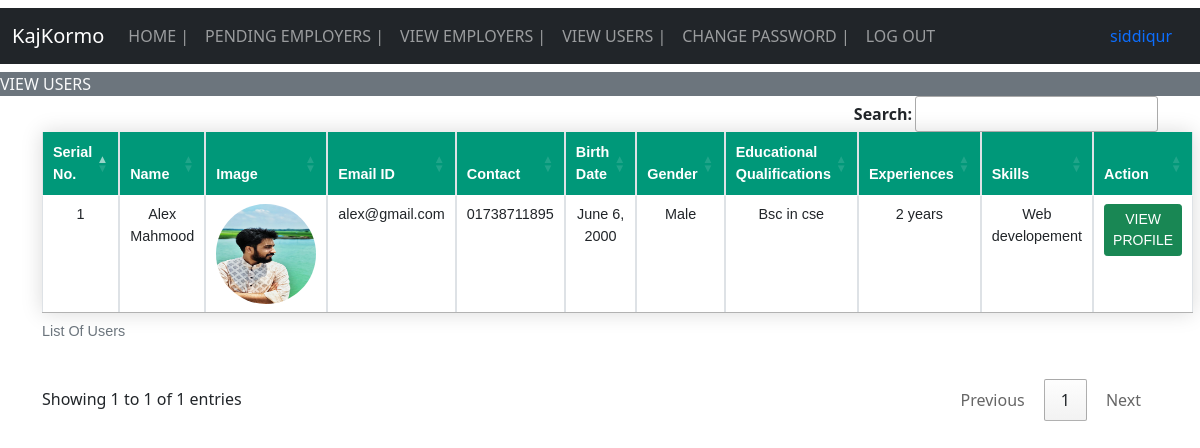
/admins/view_users (signed in), run on the app's committed database.
### applicants/models.py (models this page shows, shortened)
class Candidate(models.Model):
    contact = models.CharField(max_length=15)
    image = models.FileField(upload_to="candidate/images", null=True)
    education = models.CharField(max_length=50,null=True)
    experience = models.CharField(max_length=50,null=True)
    skill = models.CharField(max_length=50,null=True)
    gender = models.CharField(max_length=15,null=True)
    birth_date = models.DateField()
    type = models.CharField(max_length=15,null=True)
    user = OneToOneField(User, on_delete=CASCADE, null=True)

### admins/views.py (the view)
# urls.py: path('view_users', view_users, name="view_users"),
def view_users(request):
    if not request.user.is_authenticated:
        return redirect('admin_login')
    if not request.user.is_staff:
        return redirect('admin_login')
    data = Candidate.objects.all()
    d = {'data': data}
    return render(request, 'admins/view_users.html',d)

### templates/admins/view_users.html (shortened to what this page needs)
{% extends 'admin_navigation.html' %}
{% block head %}
<link href="/static/css/table.css" rel="stylesheet">
{% endblock head %}
{% block body %}
<marquee class="bg-secondary text-light" width="100%" direction="right" height="25px">
  VIEW USERS
</marquee>
<div class="container">
<table class=" my-4 table table-hover table-bordered styled-table" id="example">
    <caption>List Of Users</caption>
    <thead>
        <tr>
            <th>Serial No.</th>
            <th>Name</th>
            <th>Image</th>
            <th>Email ID</th>
            <th>Contact</th>
            <th>Birth Date</th>
            <th>Gender</th>
            <th>Educational Qualifications</th>
            <th>Experiences</th>
            <th>Skills</th>
            <th>Action</th>
        </tr>
    </thead>
    <tbody>
        {% for i in data %}
        <tr>
            <td>{{forloop.counter}}</td>
            <td>{{i.user.first_name}} {{i.user.last_name}}</td>
            <td><img src="{{i.image.url}}" style="width: 100px; height: 100px; border-radius: 50%;" alt=""></td>
            <td>{{i.user.username}}</td>
            <td>{{i.contact}}</td>
            <td>{{i.birth_date}}</td>
            <td>{{i.gender}}</td>
            <td>{{i.education}}</td>
            <td>{{i.experience}}</td>
            <td>{{i.skill}}</td>
            <td><a href="{% url 'view_profile_user' i.id %}" class="btn btn-success btn-sm">VIEW PROFILE</a></td>
        </tr>
        {% endfor %}
    </tbody>
</table>
</div>
{% endblock body %}

### templates/admin_navigation.html (shortened to what this page needs)
{% load static %}
<!doctype html>
<html lang="en">
  <head>
    <link href="https://cdn.jsdelivr.net/npm/bootstrap@5.0.1/dist/css/bootstrap.min.css" rel="stylesheet">
    <link rel="stylesheet" href="//cdn.datatables.net/1.10.24/css/jquery.dataTables.min.css">
    <link rel="stylesheet" href="https://cdn.datatables.net/buttons/1.7.0/css/buttons.dataTables.min.css">
    {% block head %} {% endblock head %}
  </head>
  <body>
    <nav class="navbar navbar-expand-lg navbar-dark bg-dark my-2">
        <div class="container-fluid">
          <a class="navbar-brand">KajKormo</a>
          <div class="collapse navbar-collapse" id="navbarSupportedContent">
            <ul class="navbar-nav me-auto mb-2 mb-lg-0">
              <li class="nav-item">
                <a class="nav-link" aria-current="page" href="/admins/admin_home">HOME |</a>
              </li>
              <li class="nav-item">
                <a class="nav-link" href="/admins/employers_pending">PENDING EMPLOYERS |</a>
              </li>
              <li class="nav-item">
                <a class="nav-link" href="/admins/view_employers">VIEW EMPLOYERS |</a>
              </li>
              <li class="nav-item">
                <a class="nav-link" href="/admins/view_users">VIEW USERS |</a>
              </li>
              <li class="nav-item">
                <a class="nav-link" href="/admins/change_password_admin">CHANGE PASSWORD |</a>
              </li>
              <li class="nav-item">
                <a class="nav-link" href="/admins/logout_user_admin">LOG OUT</a>
              </li>
            </ul>
            <li class="nav-item d-flex">
              <a class="nav-link" href="/admins/admin_home"> {{request.user.username}} </a>
            </li>
          </div>
        </div>
      </nav>
      {% block body %} {% endblock body %}
  </body>
</html>

### static/css/table.css (style rules this page uses)
.styled-table { border-collapse: collapse; margin: 25px 0; font-size: 0.9em; font-family: sans-serif; min-width: 400px; box-shadow: 0 0 20px rgba(0, 0, 0, 0.15); }
.styled-table thead tr { background-color: #009879; color: #ffffff; text-align: left; }
.styled-table th, .styled-table td { padding: 12px 15px; }
.styled-table tbody tr { border-bottom: 1px solid #dddddd; }
.styled-table tbody tr:last-of-type { border-bottom: 2px solid #009879; }
th,td { text-align: center; }

### data on the page
Candidate: user.first_name "Alex", user.last_name "Mahmood", image (picture), user.username "alex@gmail.com", contact "01738711895", birth_date "June 6, 2000", gender "Male", education "Bsc in cse", experience "2 years", skill "Web developement"

### other printed values
{{ request.user.username }} "siddiqur"
